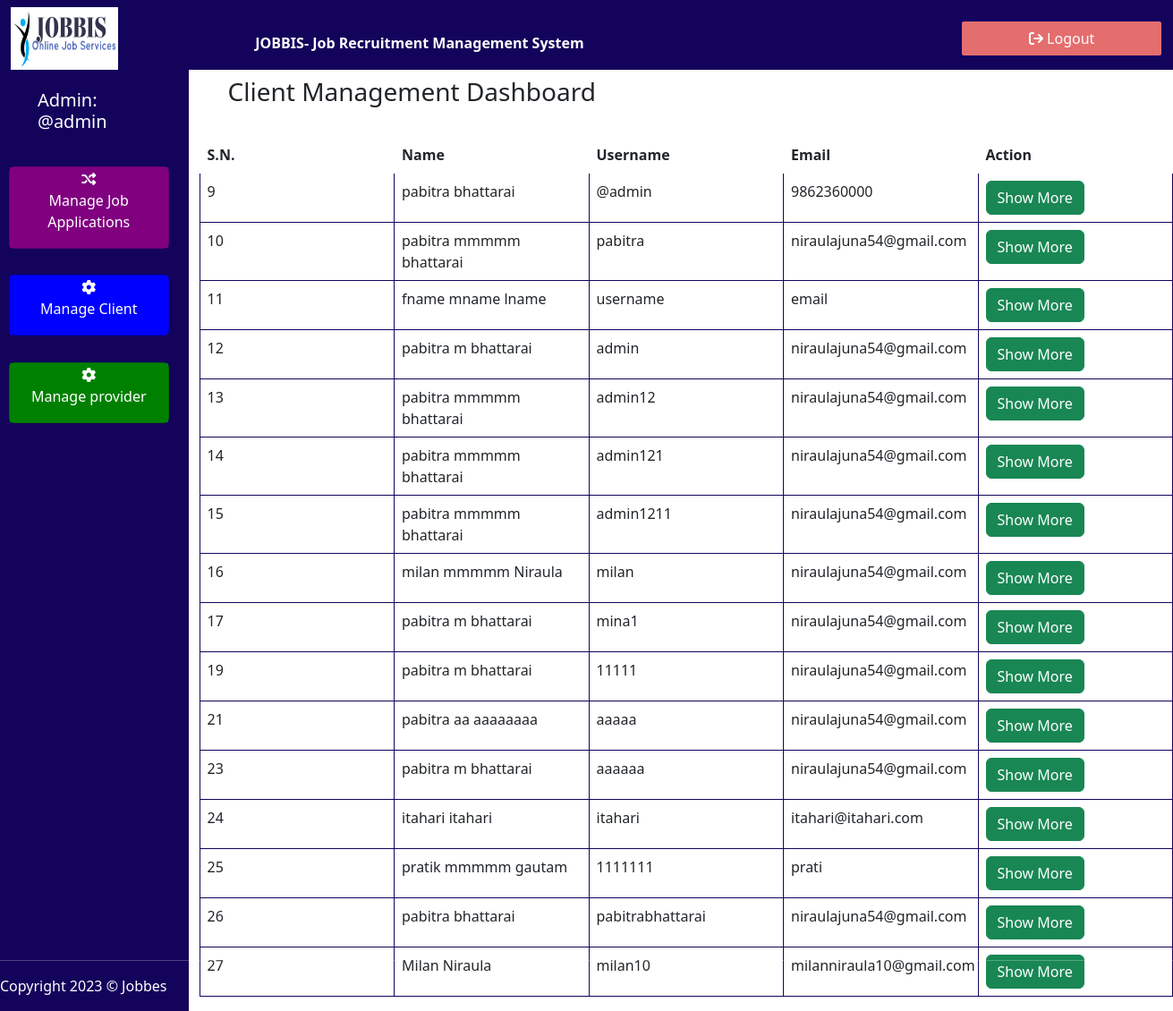
Page /admin-dashboard-client.php (signed in) on the committed database.
### tables this page shows
CREATE TABLE `clientregistration` (
  `id` int(5) NOT NULL,
  `fname` varchar(50) NOT NULL,
  `mname` varchar(50) NOT NULL,
  `lname` varchar(50) NOT NULL,
  `dob` varchar(10) NOT NULL,
  `gender` varchar(6) NOT NULL,
  `username` varchar(50) NOT NULL,
  `fatherName` varchar(50) NOT NULL,
  `motherName` varchar(50) NOT NULL,
  `spouseName` varchar(50) NOT NULL,
  `email` varchar(50) NOT NULL,
  `mobile` varchar(15) NOT NULL,
  `phone` varchar(15) NOT NULL,
  `nid` varchar(15) NOT NULL,
  `citizenNo` varchar(15) NOT NULL,
  `citizenIssued` varchar(50) NOT NULL,
  `citizenDate` varchar(50) NOT NULL,
  `employment` varchar(20) NOT NULL,
  `marriage` varchar(20) NOT NULL,
  `fatherEducation` varchar(20) NOT NULL,
  `country` varchar(20) NOT NULL,
  `province` varchar(20) NOT NULL,
  `district` varchar(20) NOT NULL,
  `localBody` varchar(50) NOT NULL,
  `ward` varchar(10) NOT NULL,
  `tole` varchar(50) NOT NULL,
  `password` varchar(30) NOT NULL
);

### admin-dashboard-client.php (the view, shortened to what this page needs)
    <!doctype html>
    <html lang="en">
<head>
    <link href="https://cdn.jsdelivr.net/npm/bootstrap@5.3.0-alpha1/dist/css/bootstrap.min.css" rel="stylesheet"
>
    <link rel="stylesheet" href="https://cdnjs.cloudflare.com/ajax/libs/font-awesome/6.2.1/css/all.min.css"
 />
    <link rel="stylesheet" href="./CSS/admin-dashboard-client.css">
</head>
<body>
    <div class="navbar">
        <nav class="navbar navbar-expand-lg">
            <div class="container-fluid">
                <a class="navbar-brand" href="#">
                    <img src="./CSS/Project-favicon.png" width="120" height="70" alt="Logo">
                </a>
                <div class="collapse navbar-collapse">
                    <ul class="navbar-nav">
                        <div class="nav-content col-lg-12">
                            <li class="nav-item">
                                JOBBIS- Job Recruitment Management System
                            </li>
                        </div>
                        <div>
                            <button class="btn-nav" type="button" onclick="openForm()" id="dropdownMenu2"
                                data-bs-toggle="dropdown">
                                <i class="fa-solid fa-sign-out"></i> Logout
                            </button>
                        </div>
                    </ul>
                </div>
            </div>
        </nav>
    </div>
    <div class="content-container">
        <div class="row">
            <div class="col-2 vertival-nav">
                <div class="nav-content admin-nav">
                    <h5>Admin:
                        <?php echo $_SESSION['username']; ?>
                    </h5>
                </div>
                <div class="col-lg-12"><a href="admin-dashboard-job.php" style="text-decoration: none;">
                        <div class="card card-stats cardbg-purple">
                            <button type="button" class="job-application" id="job-application" name="job-application">
                                <div>
                                    <div class="icon">
                                        <div class="ic-transaction">
                                            <i class="fa-solid fa-random"></i>
                                        </div>
                                    </div>
                                    <p class="title">Manage Job Applications</p>
                            </button>
                        </div>
                    </a>
                </div>
                <div class="col-lg-12">
                    <div class="card card-stats cardbg-blue">
                        <button type="button" class="job-seeker" id="job-seeker">
                            <div>
                                <div class="icon">
                                    <div class="ic-transaction">
                                        <i class="fa-solid fa-cog"></i>
                                    </div>
                                </div>
                                <p class="title">Manage Client</p>
                            </div>
                        </button>
                    </div>
                </div>
                <div class="col-lg-12"><a href="admin-dashboard-provider.php" style="text-decoration: none;">
                        <div class="card card-stats cardbg-green">
                            <button type="button" class="job-provider" id="job-provider">
                                <div>
                                    <div class="icon">
                                        <div class="ic-transaction">
                                            <i class="fa-solid fa-cog"></i>
                                        </div>
                                    </div>
                                    <p class="title">Manage provider</p>
                                </div>
                            </button>
                        </div>
                    </a>
                </div>
                <div class="footer">
                    <div class="footer-content">
                        <hr>
                        <p>Copyright 2023 &copy; Jobbes</p>
                    </div>
                </div>
            </div>
            <div class="col-10">
                <div class="dashboard-main">
                    <h3>Client Management Dashboard</h3>
                </div>
                <div class="table-container">
                    <table class="table">
                        <thead>
                            <tr role="row">
                                <th title="Toggle ShortBy">
                                    S.N.
                                </th>
                                <th title="Toggle ShortBy">
                                    Name
                                </th>
                                <th role="columnheader" title="Toggle ShortBy" style="cursor: pointer;">
                                    Username
                                </th>
                                <th role="columnheader" title="Toggle ShortBy" style="cursor: pointer;">
                                    Email
                                </th>
                                <th role="columnheader" title="Toggle ShortBy" style="cursor: pointer;">
                                    Action
                                </th>
                            </tr>
                        </thead>
                        <?php
                                 include("connection.php");
                                 $sql ="SELECT * FROM `clientregistration` ";
                                 $result = $connection->query($sql);
                                 while($row=$result->fetch_assoc()){
                                    ?>
                        <tbody>
                            <tr>
                                <td>
                                    <?=$row['id'];?>
                                </td>
                                <td>
                                    <?=$row['fname'];?>
                                    <?=$row['mname'];?>
                                    <?=$row['lname'];?>
                                </td>
                                <td>
                                    <?=$row['username'];?>
                                </td>
                                <td>
                                    <?=$row['email'];?>
                                </td>
                                <td>
                                    <a class="btn btn-success" <?php
                                        echo "href='show-more.php?username=$row[username]' " ; ?>>Show More </a>
                                </td>
                            </tr>
                        </tbody>
                        <?php
                                 }
                                 ?>
                    </table>
                </div>
            </div>
        </div>
    </div>
</body>
</html>

### CSS/admin-dashboard-client.css (style rules this page uses)
.navbar { width: 100%; height: 70px; background-color: rgb(19, 3, 91); color: white; align-items: center; }
.nav-content { display: flex; margin-left: 20%; color: #ccc; }
.nav-item { padding: 15px 10px 5px 0; font-weight: bold; margin-left: 10px; color: white; font-size: medium; }
.btn-nav { border: 3px solid rgb(19, 0, 100); color: #ffffff; padding: 5px; margin-left: 10rem; border-radius: 1px 1px; background-color: rgb(228, 110, 110); border-radius: 5px; height: 100%; width: 100%; }
.vertival-nav { background-color: rgb(19, 3, 91); color: white; }
.footer { position: fixed; bottom: 0; width: 100%; color: #fff; padding: 0; }
.footer-content { margin-left: 0%; }
.admin-nav { padding-left: 2rem; color: white; margin-top: 10%; margin: 15% 5%; }
.cardbg-purple { background-color: purple; margin: 15% 5%; }
.job-application { background-color: purple; border: 1px purple; color: white; }
.cardbg-blue { background-color: blue; margin: 15% 5%; }
.job-seeker { background-color: blue; border: 1px blue; color: white; }
.cardbg-green { background-color: green; margin: 15% 5%; margin-bottom: 95%; }
.job-provider { background-color: green; border: 1px green; color: white; }
.dashboard-main { margin-top: 1rem; margin-left: 2rem; margin-right: 3rem; }
.table-container { margin-top: 2rem; overflow-x: auto; width: 100%; }
table { table-layout: fixed; width: 100%; }
thead { background-color: rgb(19, 3, 91); color: white; }
th, td { flex: 1 1 auto; }
th { border: 1px solid white; }
td { border: 1px solid rgb(19, 3, 91); }

### rows in the picture
clientregistration: id "9", fname "pabitra", lname "bhattarai", username "@admin", email "9862360000"
clientregistration: id "10", fname "pabitra", mname "mmmmm", lname "bhattarai", username "pabitra", email "niraulajuna54@gmail.com"
clientregistration: id "11", fname "fname", mname "mname", lname "lname", username "username", email "email"
clientregistration: id "12", fname "pabitra", mname "m", lname "bhattarai", username "admin", email "niraulajuna54@gmail.com"
clientregistration: id "13", fname "pabitra", mname "mmmmm", lname "bhattarai", username "admin12", email "niraulajuna54@gmail.com"
clientregistration: id "14", fname "pabitra", mname "mmmmm", lname "bhattarai", username "admin121", email "niraulajuna54@gmail.com"
clientregistration: id "15", fname "pabitra", mname "mmmmm", lname "bhattarai", username "admin1211", email "niraulajuna54@gmail.com"
clientregistration: id "16", fname "milan", mname "mmmmm", lname "Niraula", username "milan", email "niraulajuna54@gmail.com"
clientregistration: id "17", fname "pabitra", mname "m", lname "bhattarai", username "mina1", email "niraulajuna54@gmail.com"
clientregistration: id "19", fname "pabitra", mname "m", lname "bhattarai", username "11111", email "niraulajuna54@gmail.com"
clientregistration: id "21", fname "pabitra", mname "aa", lname "aaaaaaaa", username "aaaaa", email "niraulajuna54@gmail.com"
clientregistration: id "23", fname "pabitra", mname "m", lname "bhattarai", username "aaaaaa", email "niraulajuna54@gmail.com"
clientregistration: id "24", fname "itahari", lname "itahari", username "itahari", email "itahari@itahari.com"
clientregistration: id "25", fname "pratik", mname "mmmmm", lname "gautam", username "1111111", email "prati"
clientregistration: id "26", fname "pabitra", lname "bhattarai", username "pabitrabhattarai", email "niraulajuna54@gmail.com"
clientregistration: id "27", fname "Milan", lname "Niraula", username "milan10", email "milanniraula10@gmail.com"

### other values in the picture
$_SESSION['username'] "@admin"
